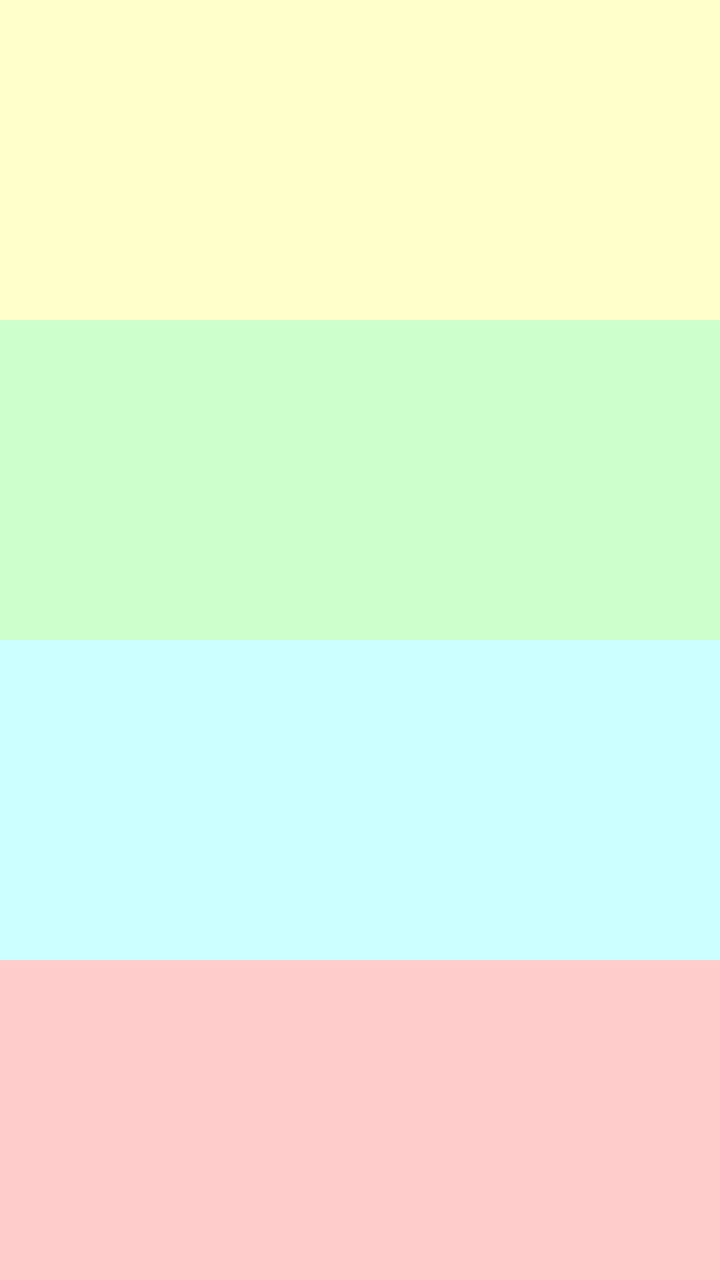
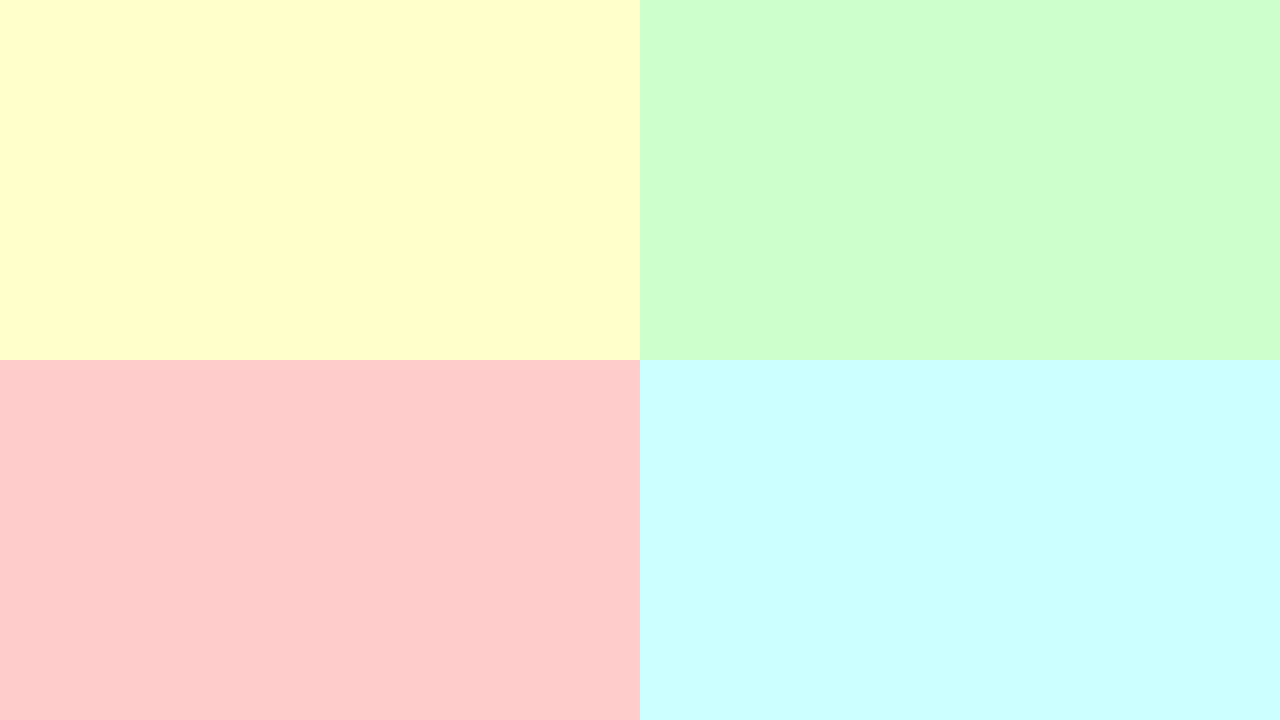

One screen, two layout resources from the same app: the default and the repository's alternative for another configuration. Each is rendered where Android would select it; the XML of both is given below.
<!-- AndroidManifest.xml: application theme Theme.MyFrags -->
<!-- res/layout/activity_main.xml -->
<?xml version="1.0" encoding="utf-8"?>
<LinearLayout xmlns:android="http://schemas.android.com/apk/res/android"
        xmlns:tools="http://schemas.android.com/tools"
        android:layout_width="match_parent"
        android:layout_height="match_parent"
        android:orientation="vertical"
        tools:context=".MainActivity">

        <FrameLayout
            android:id="@+id/frame1"
            android:layout_width="match_parent"
            android:layout_height="match_parent"
            android:layout_weight="1"
            android:background="@color/color_frame1">

        </FrameLayout>

        <FrameLayout
            android:id="@+id/frame2"
            android:layout_width="match_parent"
            android:layout_height="match_parent"
            android:layout_weight="1"
            android:background="@color/color_frame2">

        </FrameLayout>

        <FrameLayout
            android:id="@+id/frame3"
            android:layout_width="match_parent"
            android:layout_height="match_parent"
            android:layout_weight="1"
            android:background="@color/color_frame3">

        </FrameLayout>

        <FrameLayout
            android:id="@+id/frame4"
            android:layout_width="match_parent"
            android:layout_height="match_parent"
            android:layout_weight="1"
            android:background="@color/color_frame4">

        </FrameLayout>
    </LinearLayout>
<!-- resources referenced by this layout -->
<resources>
  <color name="color_frame1">#FFFFCC</color>
  <color name="color_frame2">#CCFFCC</color>
  <color name="color_frame3">#CCFFFF</color>
  <color name="color_frame4">#FFCCCC</color>
  <style name="Theme.MyFrags" parent="Theme.AppCompat.Light.DarkActionBar">
          
          <item name="colorPrimary">@color/purple_500</item>
          <item name="colorPrimaryDark">@color/purple_700</item>
          <item name="colorAccent">@color/teal_200</item>
          
      </style>
  <color name="purple_500">#FF6200EE</color>
  <color name="purple_700">#FF3700B3</color>
  <color name="teal_200">#FF03DAC5</color>
</resources>
<!-- res/layout-land/activity_main.xml (the repository's variant of the layout above) -->
<!-- drawn on the phone turned sideways -->
<?xml version="1.0" encoding="utf-8"?>
<android.support.constraint.ConstraintLayout xmlns:android="http://schemas.android.com/apk/res/android"
    xmlns:app="http://schemas.android.com/apk/res-auto"
    xmlns:tools="http://schemas.android.com/tools"
    android:id="@+id/ConstraintLayout"
    android:layout_width="match_parent"
    android:layout_height="match_parent"
    tools:context=".MainActivity">

        <FrameLayout
            android:id="@+id/frame1"
            android:layout_width="0dp"
            android:layout_height="0dp"
            android:background="@color/color_frame1"
            app:layout_constraintBottom_toTopOf="@+id/frame4"
            app:layout_constraintEnd_toStartOf="@+id/frame2"
            app:layout_constraintStart_toStartOf="parent"
            app:layout_constraintTop_toTopOf="parent">

        </FrameLayout>

        <FrameLayout
            android:id="@+id/frame2"
            android:layout_width="0dp"
            android:layout_height="0dp"
            android:background="@color/color_frame2"
            app:layout_constraintBottom_toTopOf="@+id/frame3"
            app:layout_constraintEnd_toEndOf="parent"
            app:layout_constraintStart_toEndOf="@+id/frame1"
            app:layout_constraintTop_toTopOf="parent">

        </FrameLayout>

        <FrameLayout
            android:id="@+id/frame3"
            android:layout_width="0dp"
            android:layout_height="0dp"
            android:background="@color/color_frame3"
            app:layout_constraintBottom_toBottomOf="parent"
            app:layout_constraintEnd_toEndOf="parent"
            app:layout_constraintStart_toEndOf="@+id/frame4"
            app:layout_constraintTop_toBottomOf="@+id/frame2">

        </FrameLayout>

        <FrameLayout
            android:id="@+id/frame4"
            android:layout_width="0dp"
            android:layout_height="0dp"
            android:background="@color/color_frame4"
            app:layout_constraintBottom_toBottomOf="parent"
            app:layout_constraintEnd_toStartOf="@+id/frame3"
            app:layout_constraintStart_toStartOf="parent"
            app:layout_constraintTop_toBottomOf="@+id/frame1">

        </FrameLayout>
</android.support.constraint.ConstraintLayout>
